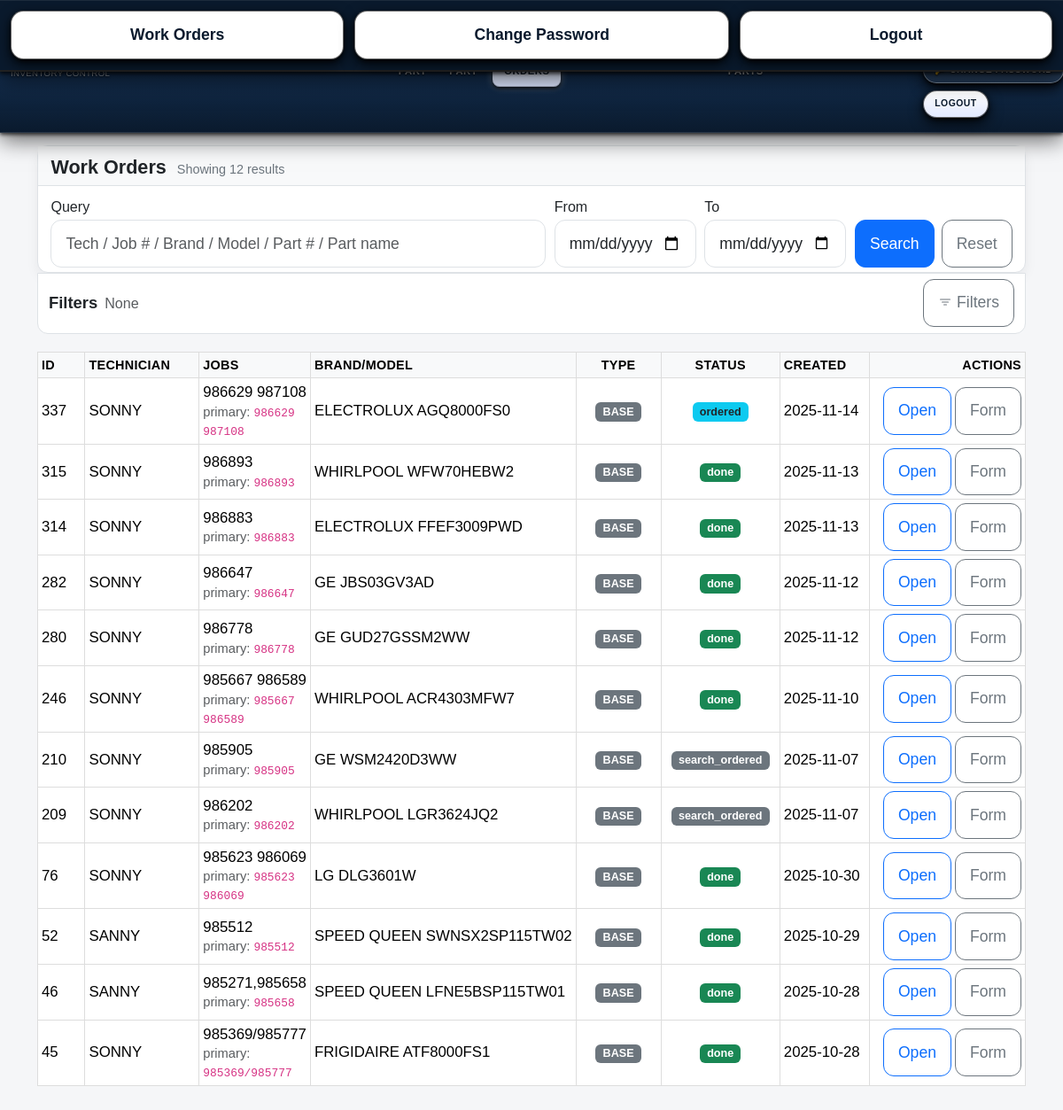
The app's page /work_orders (signed in) with its own data.
### models.py (models this page shows, shortened)
class WorkOrder(db.Model):
    __tablename__ = "work_orders"
    __table_args__ = {"extend_existing": True}
    id = db.Column(db.Integer, primary_key=True)
    technician_id = db.Column(db.Integer, db.ForeignKey("user.id"), index=True, nullable=True)
    technician = relationship("User", lazy="joined")
    units = db.relationship(
        "WorkUnit",
        backref="work_order",
        cascade="all, delete-orphan",
        lazy="selectin",
        overlaps="parts,work_order",
    )
    parts = db.relationship(
        "WorkOrderPart",
        backref="work_order",
        primaryjoin="WorkOrder.id==WorkOrderPart.work_order_id",
        cascade="all, delete-orphan",
        lazy="selectin",
        overlaps="unit,parts,work_order",
    )
    technician_name = db.Column(db.String(80), nullable=False)
    job_numbers     = db.Column(db.String(120), nullable=False)
    brand           = db.Column(db.String(40))
    model           = db.Column(db.String(25))
    serial          = db.Column(db.String(25))
    job_type        = db.Column(db.String(16), default="BASE")
    delivery_fee    = db.Column(db.Float, default=0.0)
    markup_percent  = db.Column(db.Float, default=0.0)
    status          = db.Column(db.String(20), default="search_ordered")
    created_at      = db.Column(db.DateTime, default=datetime.utcnow)
    updated_at      = db.Column(db.DateTime, default=datetime.utcnow, onupdate=datetime.utcnow)
    ordered_date    = db.Column(db.Date, nullable=True)
    @property
    def canonical_job(self) -> str:
        nums = [n.strip() for n in (self.job_numbers or "").split(",") if n.strip()]
        ints = []
        for n in nums:
            try:
                ints.append(int(n))
            except ValueError:
                pass
        return str(max(ints)) if ints else (nums[0] if nums else "")

### inventory/routes.py (the view, shortened to what this page needs)
@inventory_bp.get("/work_orders")
@login_required
def wo_list():
    from datetime import datetime, timedelta
    from sqlalchemy import and_, or_, func
    qtext = (request.args.get("q") or "").strip()
    dfrom = (request.args.get("from") or "").strip()
    dto   = (request.args.get("to")   or "").strip()
    tech_id_raw = (request.args.get("tech_id") or "").strip()
    type_raw    = (request.args.get("type")    or "").strip().upper()
    status_raw  = (request.args.get("status")  or "").strip()
    tech_id = int(tech_id_raw) if tech_id_raw.isdigit() else None
    job_type = type_raw if type_raw in ("BASE", "INSURANCE") else ""
    status   = status_raw if status_raw in ("search_ordered", "ordered", "done") else ""
    q = db.session.query(WorkOrder)
    filters = []
    joined_parts = False
    if is_technician():
        me_id   = getattr(current_user, "id", None)
        me_name = (getattr(current_user, "username", "") or "").strip()
        filters.append(or_(
            WorkOrder.technician_id == me_id,
            func.trim(WorkOrder.technician_name) == me_name,
        ))
        tech_id = None  # технику нельзя выбирать чужого техника
    if tech_id:
        filters.append(WorkOrder.technician_id == tech_id)
    if job_type:
        filters.append(WorkOrder.job_type == job_type)
    if status:
        filters.append(WorkOrder.status == status)
    if dfrom:
        try:
            start_dt = datetime.strptime(dfrom, "%Y-%m-%d")
            filters.append(WorkOrder.created_at >= start_dt)
        except ValueError:
            pass
    if dto:
        try:
            end_dt = datetime.strptime(dto, "%Y-%m-%d") + timedelta(days=1) - timedelta(seconds=1)
            filters.append(WorkOrder.created_at <= end_dt)
        except ValueError:
            pass
    if filters:
        q = q.filter(and_(*filters))
    if joined_parts:
        q = q.distinct(WorkOrder.id)
    items = q.order_by(WorkOrder.created_at.desc()).limit(200).all()
    count_items = len(items)
    tech_suggestions = (
        db.session.query(WorkOrder.technician_name)
        .distinct().order_by(WorkOrder.technician_name.asc()).limit(50).all()
    )
    brand_model_suggestions = (
        db.session.query(WorkOrder.brand, WorkOrder.model)
        .distinct().limit(100).all()
    )
    recent_parts = (
        db.session.query(WorkOrderPart.part_number, WorkOrderPart.part_name)
        .distinct().limit(100).all()
    )
    hint_values_set = set()
    for (t_name,) in tech_suggestions:
        if t_name: hint_values_set.add(t_name)
    for (b, m) in brand_model_suggestions:
        combo = ((b or '') + ' ' + (m or '')).strip()
        if combo: hint_values_set.add(combo)
    for (pn, pname) in recent_parts:
        if pn: hint_values_set.add(pn)
        if pname: hint_values_set.add(pname)
    hint_values = sorted(hint_values_set)
    try:
        technicians = (
            db.session.query(User.id, User.username)
            .filter(func.lower(User.role) == "technician")
            .order_by(User.username.asc())
            .all()
        )
    except Exception:
        technicians = []
    filters_ctx = {
        "q": qtext,
        "from": dfrom,
        "to": dto,
        "tech_id": tech_id,
        "type": job_type,
        "status": status,
    }
    return render_template(
        "wo_list.html",
        items=items,
        count_items=count_items,
        hint_values=hint_values,
        technicians=technicians,
        filters=filters_ctx,
    )

### app.py (called while the page is built)
@app.before_request
def restrict_role_routes():
    try:
        if not getattr(current_user, "is_authenticated", False):
            return  # гость — пусть дойдёт до /login
        ep = (request.endpoint or "").strip()
        role = (getattr(current_user, "role", "") or "").strip().lower()
        if role == "technician":
            if ep in ALLOWED_TECH_ENDPOINTS or ep.endswith(".health") or ep.endswith(".ping"):
                return
            return redirect(url_for("inventory.wo_list"))
        if role == "viewer":
            if ep in ALLOWED_VIEWER_ENDPOINTS or ep.endswith(".health") or ep.endswith(".ping"):
                return
            return redirect(url_for("inventory.wo_list"))
        return
    except Exception:
        try:
            return redirect(url_for("inventory.wo_list"))
        except Exception:
            return

### auth/routes.py (called while the page is built)
@login_manager.user_loader
def load_user(user_id):
    return User.query.get(int(user_id))

### security.py (called while the page is built)
def role() -> str:
    return (getattr(current_user, "role", "") or "").strip().lower()

def is_technician() -> bool:
    return role() == ROLE_TECHNICIAN

### templates/wo_list.html (shortened to what this page needs)
{% extends "base.html" %}
{% block content %}
<div class="sticky-tools">
  <div class="card-lite">
    <div class="hd d-flex justify-content-between align-items-center">
      <div class="wo-title">
        <h3>Work Orders</h3>
        <small>
          {% if count_items is defined %}
            Showing {{ count_items }} result{% if count_items != 1 %}s{% endif %}
          {% endif %}
        </small>
      </div>
    </div>
    <div class="bd">
      <form method="get" class="search-grid">
        <div>
          <label class="form-label mb-1 small">Query</label>
          <input name="q" class="form-control"
                 list="wo-hints"
                 value="{{ (filters.q if filters else '') }}"
                 placeholder="Tech / Job # / Brand / Model / Part # / Part name">
        </div>
        <div class="field-date">
          <label class="form-label mb-1 small">From</label>
          <input type="date" name="from" class="form-control"
                 value="{{ (filters['from'] if filters and filters['from'] else '') }}">
        </div>
        <div class="field-date">
          <label class="form-label mb-1 small">To</label>
          <input type="date" name="to" class="form-control"
                 value="{{ (filters['to'] if filters and filters['to'] else '') }}">
        </div>
        <div class="actions d-flex gap-2 justify-content-end">
          <button class="btn btn-primary px-4" type="submit">Search</button>
          <a class="btn btn-outline-secondary" href="{{ url_for('inventory.wo_list') }}">Reset</a>
        </div>
      </form>
    </div>
  </div>
  <div class="filters-desktop">
    <div class="filter-bar">
      <div class="summary">
        <strong>Filters</strong>
        {% set has_any = (filters and (filters.tech_id or filters.type or filters.status)) %}
        {% if not has_any %}<span class="text-muted small">None</span>{% endif %}
        <button class="btn btn-outline-secondary btn-sm filter-icon-btn ms-auto"
                type="button" data-bs-toggle="collapse"
                data-bs-target="#filtersCollapse" aria-expanded="false"
                aria-controls="filtersCollapse" title="Adjust filters">
          <svg xmlns="http://www.w3.org/2000/svg" width="16" height="16" fill="currentColor" viewBox="0 0 16 16">
            <path d="M6 10a.5.5 0 0 1 .5-.5h3a.5.5 0 0 1 0 1h-3A.5.5 0 0 1 6 10m-2-3a.5.5 0 0 1 .5-.5h7a.5.5 0 0 1 0 1h-7A.5.5 0 0 1 4 7m-2-3a.5.5 0 0 1 .5-.5h11a.5.5 0 0 1 0 1h-11A.5.5 0 0 1 2 4"/>
          </svg>
          Filters
        </button>
      </div>
    </div>
  </div>
</div>
<div class="table-responsive">
  <table class="table table-sm table-hover align-middle wo-list-table">
    <thead class="table-light">
      <tr>
        <th class="col-id">ID</th>
        <th class="col-tech">Technician</th>
        <th>Jobs</th>
        <th>Brand/Model</th>
        <th class="col-type">Type</th>
        <th class="col-status">Status</th>
        <th class="col-created">Created</th>
        <th class="text-end col-actions">Actions</th>
      </tr>
    </thead>
    <tbody>
      {% if items and items|length > 0 %}
        {% for w in items %}
        <tr>
          <td>{{ w.id }}</td>
          <td>{{ w.technician_name or '—' }}</td>
          <td>
            <span class="jobs-trunc" title="{{ w.job_numbers or '' }}">
              {{ w.job_numbers or '—' }}
            </span>
            {% if w.canonical_job %}
              <div class="text-muted small">primary: <code>{{ w.canonical_job }}</code></div>
            {% endif %}
          </td>
          <td>
            <span class="brand-trunc" title="{{ (w.brand or '') ~ ' ' ~ (w.model or '') }}">
              {{ (w.brand or '') ~ (' ' if w.brand and w.model else '') ~ (w.model or '') }}
            </span>
          </td>
          <td class="text-center">
            {% if w.job_type == 'INSURANCE' %}
              <span class="badge bg-warning text-dark">INSURANCE</span>
            {% else %}
              <span class="badge bg-secondary">BASE</span>
            {% endif %}
          </td>
          <td class="text-center">
            {% if w.status == 'done' %}
              <span class="badge bg-success">done</span>
            {% elif w.status == 'ordered' %}
              <span class="badge bg-info text-dark">ordered</span>
            {% else %}
              <span class="badge bg-secondary">search_ordered</span>
            {% endif %}
          </td>
          <td>{{ w.created_at.strftime('%Y-%m-%d') if w.created_at else '—' }}</td>
          <td class="text-end">
            <div class="wo-actions d-inline-flex gap-1">
              <a class="btn btn-outline-primary btn-sm"
                 href="{{ url_for('inventory.wo_detail', wo_id=w.id) }}">Open</a>
              {% if current_user.role in ['admin','superadmin'] %}
                <a class="btn btn-outline-secondary btn-sm"
                   href="{{ url_for('inventory.wo_edit', wo_id=w.id) }}">Edit</a>
              {% else %}
                <a class="btn btn-outline-secondary btn-sm"
                   href="{{ url_for('inventory.wo_edit', wo_id=w.id, readonly=1) }}">Form</a>
              {% endif %}
            </div>
          </td>
        </tr>
        {% endfor %}
      {% else %}
        <tr><td colspan="8" class="text-muted">No work orders found.</td></tr>
      {% endif %}
    </tbody>
  </table>
</div>
{% endblock %}

### static/style.css (style rules this page uses)
body { font-family: Arial, sans-serif; background-color:#f6f6f6; padding:20px; margin:0; }
table { width:100%; border-collapse:collapse; margin-top:20px; }
table th, table td { padding:10px; border:1px solid #ddd; text-align:left; }
form input:not([type="checkbox"]):not([type="radio"]):not(.form-check-input), form select, form textarea { width: 100%; box-sizing: border-box; }
@media (min-width: 768px) and (max-width: 1400px) { body.role-technician { font-size: 1.15rem; line-height: 1.4; padding-top: 5.5rem; padding-right: 16px; padding-left: 16px; padding-bottom: 7rem; } }
@media (min-width: 768px) and (max-width: 1400px) { body.role-technician table { font-size: 1.05rem; } }
@media (min-width: 768px) and (max-width: 1400px) { body.role-technician th { font-size: .9rem; letter-spacing: .02em; } }
@media (min-width: 768px) and (max-width: 1400px) { body.role-technician .btn, body.role-technician button, body.role-technician .form-control, body.role-technician .form-select { font-size: 1.1rem !important; padding: 0.9rem 1rem !important; border-radius: 0.75rem !important; line-height: 1.3 !important; } }
@media (min-width: 768px) and (max-width: 1400px) { body.role-technician h5, body.role-technician h3 { font-size: 1.35rem; line-height: 1.3; font-weight: 600; } }
@media (min-width: 768px) and (max-width: 1400px) { body.role-technician { padding-bottom: 7rem; } }

### templates/base.html (style rules this page uses)
body { background-color:#f5f6f8; }
table { font-size:.8rem; }
th { font-weight:600; text-transform:uppercase; letter-spacing:.03em; font-size:.7rem; }

### templates/wo_list.html (style rules this page uses)
.card-lite { border:1px solid #dee2e6; border-radius:.75rem; background:#fff; }
.card-lite .hd { background:#f8f9fa; border-bottom:1px solid #dee2e6; padding:.6rem .9rem; }
.card-lite .bd { padding:.9rem; }
:root { --sticky-top: 64px; }
.sticky-tools { position: sticky; top: var(--sticky-top); z-index: 1030; }
.sticky-tools .card-lite { margin-bottom:.6rem; box-shadow: 0 6px 14px rgba(16,24,40,.06); }
.sticky-tools::after { content:''; display:block; height:.25rem; }
.wo-title { display:flex; gap:.75rem; align-items:baseline; }
.wo-title h3 { font-size:1.15rem; line-height:1.2; margin:0; }
.wo-title small { color:#6c757d; font-size:.9rem; }
.search-grid { display:grid; grid-template-columns: 1.6fr 160px 160px auto; gap:.6rem; align-items:end; }
.filter-bar { border:1px solid #dee2e6; background:#fff; border-radius:.75rem; padding:.45rem .75rem; }
.filter-bar .summary { display:flex; gap:.5rem; align-items:center; overflow:auto; }
.filter-icon-btn { display:inline-flex; align-items:center; gap:.35rem; }
.wo-list-table .col-id { width:60px; white-space:nowrap; }
.wo-list-table .col-tech { width:140px; }
.wo-list-table .col-type { width:110px; text-align:center; white-space:nowrap; }
.wo-list-table .col-status { width:140px; text-align:center; white-space:nowrap; }
.wo-list-table .col-created { width:110px; white-space:nowrap; }
.wo-list-table .col-actions { width:180px; white-space:nowrap; }
.jobs-trunc,.brand-trunc { max-width:320px; display:inline-block; white-space:nowrap; overflow:hidden; text-overflow:ellipsis; vertical-align:bottom; }
.sticky-tools .card-lite { margin-bottom: .2rem; }
.sticky-tools .card-lite .hd { padding-bottom: .4rem; }
.sticky-tools .card-lite .bd { padding-top: .6rem; padding-bottom: .35rem; }
.sticky-tools .filters-desktop .filter-bar { margin-top: -.2rem; padding-top: .35rem; border-top-left-radius: 0; border-top-right-radius: 0; }
.sticky-tools::after { height: 0; }

### records on screen
WorkOrder: id "337", technician_name "SONNY", job_numbers "986629 987108", canonical_job "986629 987108", brand+model "ELECTROLUX AGQ8000FS0", job_type "BASE", status "ordered", created_at "2025-11-14"
WorkOrder: id "315", technician_name "SONNY", job_numbers "986893", canonical_job "986893", brand+model "WHIRLPOOL WFW70HEBW2", job_type "BASE", status "done", created_at "2025-11-13"
WorkOrder: id "314", technician_name "SONNY", job_numbers "986883", canonical_job "986883", brand+model "ELECTROLUX FFEF3009PWD", job_type "BASE", status "done", created_at "2025-11-13"
WorkOrder: id "282", technician_name "SONNY", job_numbers "986647", canonical_job "986647", brand+model "GE JBS03GV3AD", job_type "BASE", status "done", created_at "2025-11-12"
WorkOrder: id "280", technician_name "SONNY", job_numbers "986778", canonical_job "986778", brand+model "GE GUD27GSSM2WW", job_type "BASE", status "done", created_at "2025-11-12"
WorkOrder: id "246", technician_name "SONNY", job_numbers "985667 986589", canonical_job "985667 986589", brand+model "WHIRLPOOL ACR4303MFW7", job_type "BASE", status "done", created_at "2025-11-10"
WorkOrder: id "210", technician_name "SONNY", job_numbers "985905", canonical_job "985905", brand+model "GE WSM2420D3WW", job_type "BASE", status "search_ordered", created_at "2025-11-07"
WorkOrder: id "209", technician_name "SONNY", job_numbers "986202", canonical_job "986202", brand+model "WHIRLPOOL LGR3624JQ2", job_type "BASE", status "search_ordered", created_at "2025-11-07"
WorkOrder: id "76", technician_name "SONNY", job_numbers "985623 986069", canonical_job "985623 986069", brand+model "LG DLG3601W", job_type "BASE", status "done", created_at "2025-10-30"
WorkOrder: id "52", technician_name "SANNY", job_numbers "985512", canonical_job "985512", brand+model "SPEED QUEEN SWNSX2SP115TW02", job_type "BASE", status "done", created_at "2025-10-29"
WorkOrder: id "46", technician_name "SANNY", job_numbers "985271,985658", canonical_job "985658", brand+model "SPEED QUEEN LFNE5BSP115TW01", job_type "BASE", status "done", created_at "2025-10-28"
WorkOrder: id "45", technician_name "SONNY", job_numbers "985369/985777", canonical_job "985369/985777", brand+model "FRIGIDAIRE ATF8000FS1", job_type "BASE", status "done", created_at "2025-10-28"

### other values on screen
{{ count_items }} "12"
